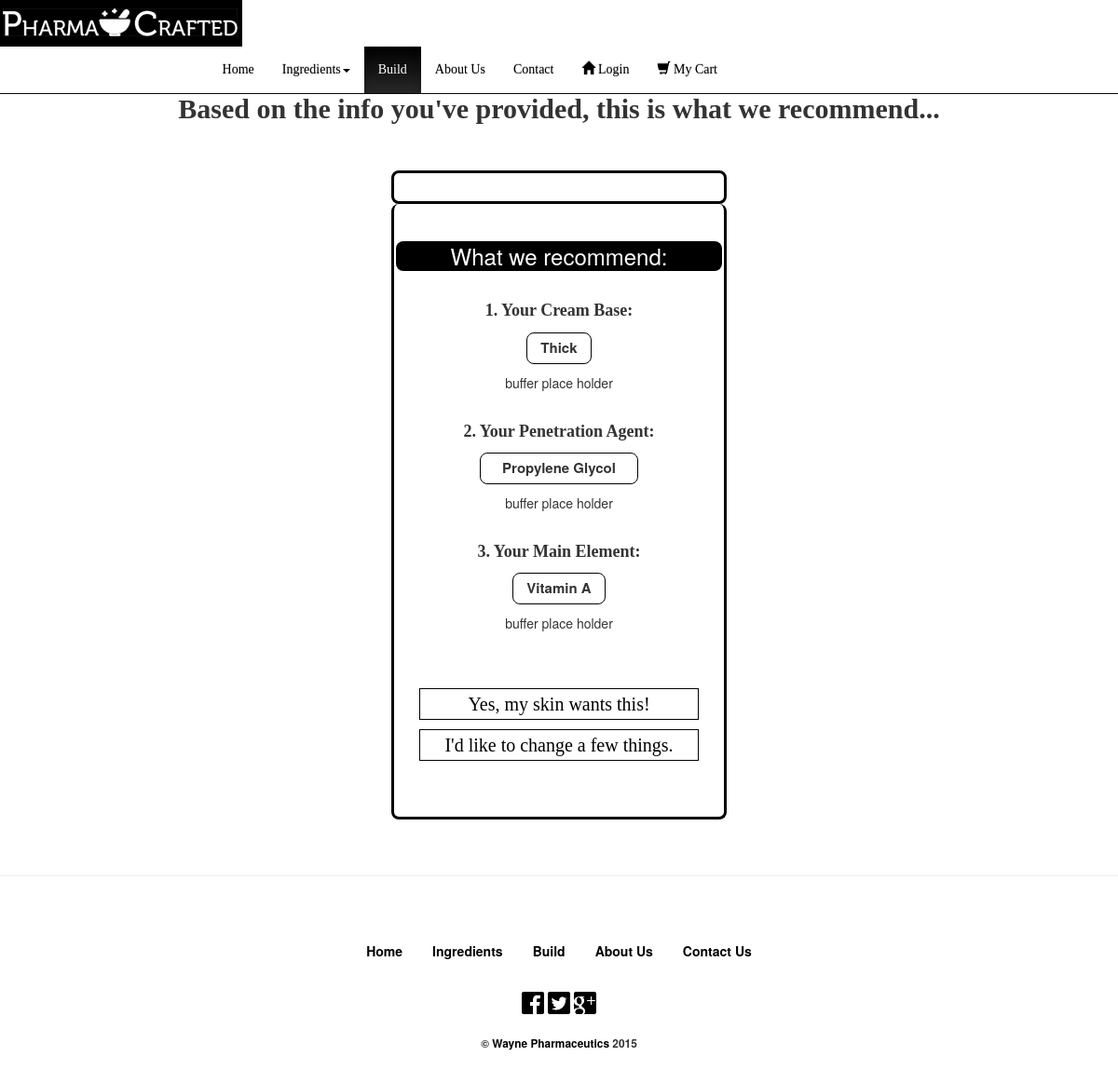
Page /users/2/result on the earlier database version.
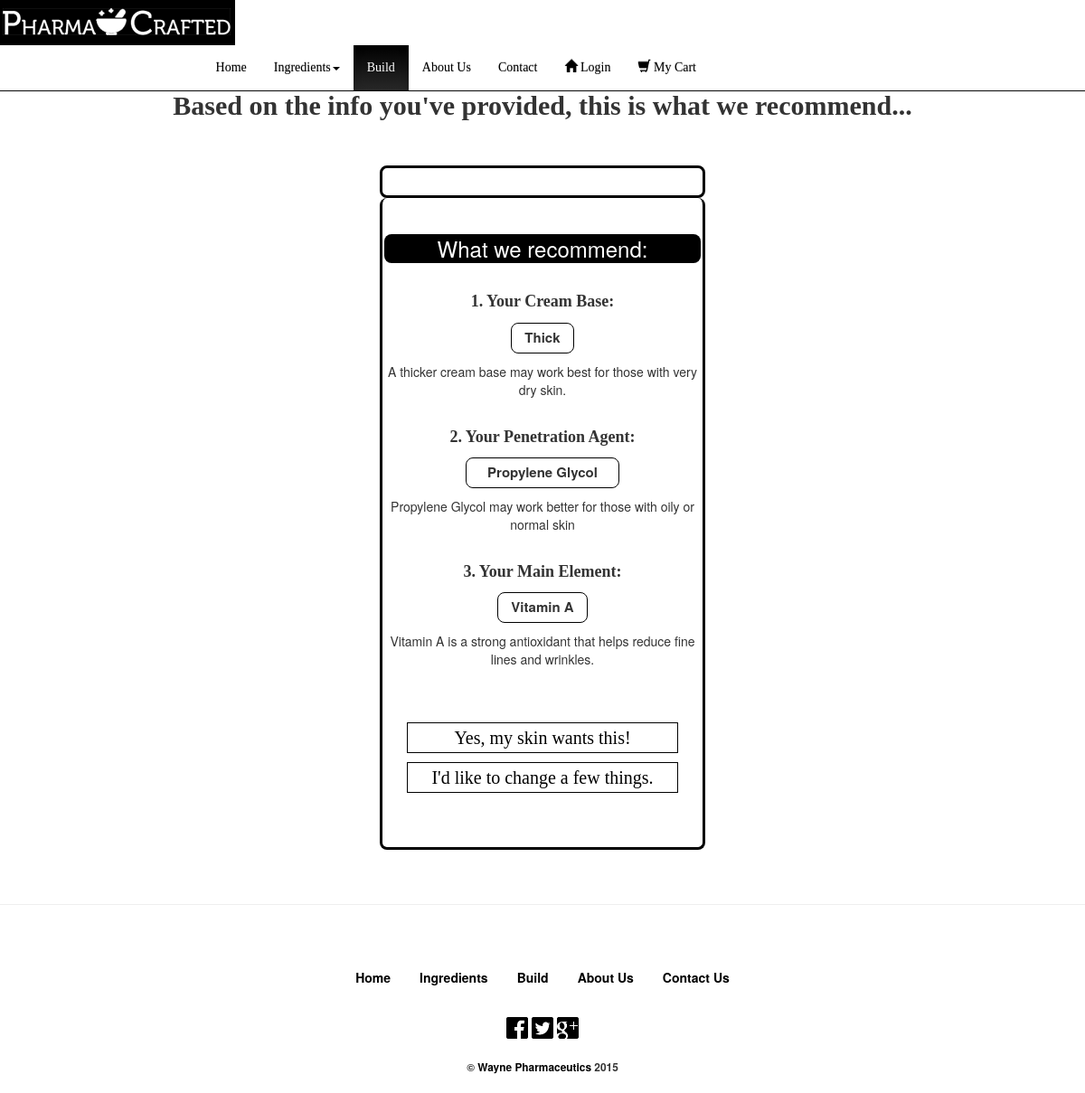
Same page on the later database version.
### creamUsers/models.py (models this page shows, shortened)
class Ingredient (models.Model):
	inType = models.CharField(max_length = 20)
	ingreName = models.CharField(max_length = 50)
	description = models.CharField(max_length = 100)

class Product (models.Model):
	price = models.DecimalField(max_digits=18, decimal_places=2, verbose_name=_('price'))
	ingredient1 = models.ForeignKey(Ingredient, related_name='ingredient_cream')
	ingredient2 = models.ForeignKey(Ingredient, related_name='ingredient_penetrate')
	ingredient3 = models.ForeignKey(Ingredient, related_name='ingredient_main', default=6)

### creamUsers/views.py (the view)
# urls.py: url(r'^(?P<product_id>\d+)/result$', views.resultNoAnswer, name='resultNoAnswer'),
def resultNoAnswer (request, product_id):
	prod = get_object_or_404(Product, pk=product_id)
	return render(request, 'creamUsers/prodResult.html', {'product' : prod, 'ingredient1':prod.ingredient1, 'ingredient2':prod.ingredient2,})

### creamUsers/templates/creamUsers/prodResult.html (shortened to what this page needs)
<!DOCTYPE html>
<html lang="en">
{% extends "baseNavFooter.html" %}
{% block content %}
{% load staticfiles %}
{% load bootstrap3 %}
<div class="page-row">
<nav class="navbar transparent navbar-inverse navbar-fixed-top" role="navigation">
	<div class="container-fluid col-md-8" style="float:center;border-left:0px; border-right:0px; margin-left:auto; margin-right: auto;">
		<div class="navbar-header">
			<a class="navbar-brand" style="" href="/"></a>
		</div>
		<div class="collapse navbar-collapse" id="bs-example-navbar-collapse-1">
		  <ul class="nav navbar-nav">
			<li><a href="/">Home</a></li>
			<li class="dropdown" href="plan.html"><a class="dropdown-toggle" data-toggle="dropdown" href="plan.html">Ingredients<span class="caret"></span></a>
			</li>
			<li class="active"><a href="/build/">Build</a></li>
			<li><a href="/about/">About Us</a></li>
			<li><a href="/contact/">Contact</a></li>
			{% if user.is_authenticated %}
			<li id="menu-gap"><a href="/users/"><span class="glyphicon glyphicon-user"></span> {{user.username}}</a></li>
			<li id="menu-gap"><a href="/logout/"><span class="glyphicon glyphicon-off"></span> Logout</a></li>
			{% else %}
			<li id="menu-gap"><a href="/login/"><span class="glyphicon glyphicon-home"></span> Login</a></li>
			{% endif %}
			<li><a href="{% url 'creamUsers:cartdetail' %}"><span class="glyphicon glyphicon-shopping-cart"></span> My Cart</a></li>
		  </ul>
		</div>
	</div>
</nav>
	<div id="buildtitle">
		<h2><center/><strong/></h2>
	</div>
	<h2 class="question">Based on the info you've provided, this is what we recommend...</h2><br/><br/>
	<div id="results" style="width:30%; margin-left: auto; margin-right: auto; text-align:center; border: 3px solid black; padding-bottom:30px; border-radius: 8px;">
	</div>
	<div id="suggestions" style="width:30%; margin-left: auto; margin-right: auto; text-align:center;border-radius: 8px; border-bottom: 3px solid black; border-left: 3px solid black; border-right: 3px solid black; text-align:center; padding-bottom:50px;">
		<br/><h3 style="padding:3px;color:white;background:black;border-radius:8px;width:350px;margin-left:auto;margin-right:auto;">What we recommend:</h3>
		<form action=""><br/>
			<p style="font-family:Museo; font-size: 18px">1. Your Cream Base:</p> <p class="resing" style="width:70px;">{{ingredient1.ingreName}}</p>
			<p style="font-weight:300;">{{ingredient1.description}}</p>
		</form>
		<form action=""><br/>
			<p style="font-family:Museo; font-size: 18px">2. Your Penetration Agent:</p> <p class="resing" style="width:170px;">{{ingredient2.ingreName}}</p>
			<p style="font-weight:300;">{{ingredient2.description}}</p>
		</form>
		<form action=""><br/>
			<p style="font-family:Museo; font-size: 18px">3. Your Main Element:</p> <p class="resing" style="width:100px;">{{product.ingredient3.ingreName}}</p>
			<p style="font-weight:300;">{{product.ingredient3.description}}</p>
			<br/><br/>
		</form>
		<div id="buttons">
		<a href = "{% url 'creamUsers:addproduct' product.id%}"><h4 class="h4link" style="border:1px solid black; font-family:Museo; font-size: 20px">Yes, my skin wants this!</h4></a>
		<a href = "{% url 'creamUsers:editProd' product.id %}"><h4 class="h4link" style="border:1px solid black; font-family:Museo; font-size: 20px">I'd like to change a few things.</h4></a>
		</div>
	</div><br/><br/>
</div>
{% endblock %}

Differences in the rows shown:
changed Ingredient "Thick": description "buffer place holder" → "A thicker cream base may work best for those with very dry skin."
changed Ingredient "Propylene Glycol": description "buffer place holder" → "Propylene Glycol may work better for those with oily or normal skin"
changed through a linked row, Product "Vitamin A": ingredient3.description "buffer place holder" → "Vitamin A is a strong antioxidant that helps reduce fine lines and wrinkles."
